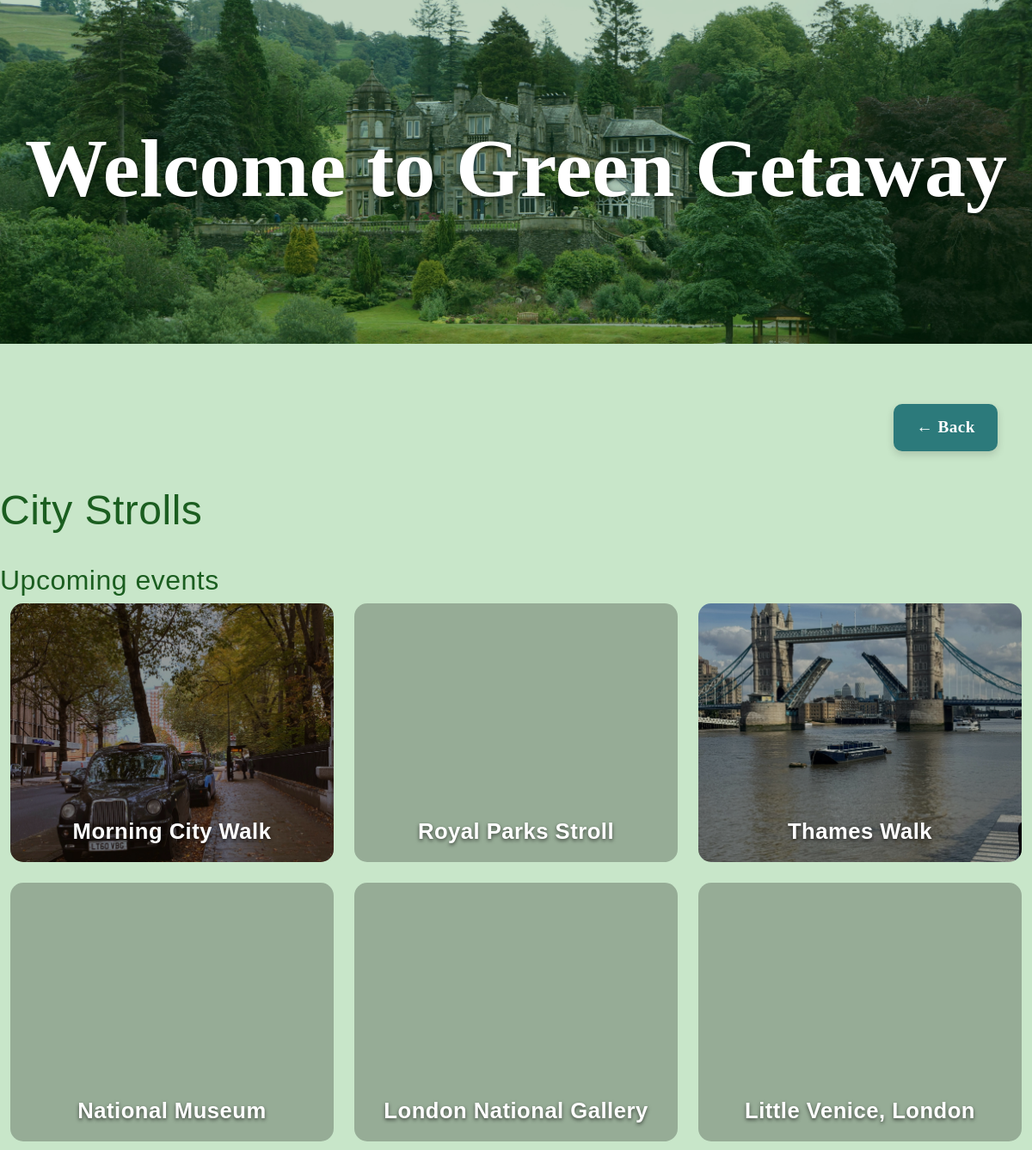
Screenshot of /category/city-strolls/ with the database file from the repository.
### getaway/models.py (models this page shows, shortened)
class Category(models.Model):
    name = models.CharField(max_length=50, unique=True)
    slug = models.SlugField(max_length=50, unique=True, blank=True)
    class Meta:
        verbose_name = "Category"
        verbose_name_plural = "Categories"

class Trip(models.Model):
    LEVEL_CHOICES = [
        ('Beginner', 'Beginner'),
        ('Intermediate', 'Intermediate'),
        ('Advanced', 'Advanced'),
    ]
    category = models.ForeignKey(Category, on_delete=models.CASCADE, related_name='trips')
    title = models.CharField(max_length=100)
    slug = models.SlugField(max_length=120, unique=True, blank=True)
    place_name = models.CharField(max_length=100)
    distance = models.DecimalField(max_digits=6, decimal_places=2, help_text="Distance in km")
    duration = models.CharField(max_length=50, help_text="Duration of trip")
    level = models.CharField(max_length=20, choices=LEVEL_CHOICES)
    main_image = models.ImageField(upload_to='trip_images/')
    description = models.TextField(blank=True)
    price = models.DecimalField(max_digits=8, decimal_places=2, blank=True, null=True)
    class Meta:
        verbose_name = "Trip"
        verbose_name_plural = "Trips"
    def price_display(self):
        if self.price is not None:
            return f"£{self.price:.2f}"
        return "Free"
    price_display.short_description = "Price"
    def distance_display(self):
        return f"{self.distance} km"
    distance_display.short_description = "Distance"

### getaway/views.py (the view)
# urls.py: path('category/<slug:slug>/', views.category_trips, name='category_trips'),
def category_trips(request, slug):
    category = get_object_or_404(Category, slug=slug)
    trips = category.trips.all()  # using related_name='trips'
    return render(request, 'getaway/category_trips.html', {
        'category': category,
        'trips': trips
    })

### getaway/templates/getaway/category_trips.html
{% extends 'getaway/base.html' %}
{% load static %}
{% block content %}
<link rel="stylesheet" href="{% static 'getaway/css/style.css' %}">
<section class="category-section">
  <div class="back-btn-container">
  <a href="javascript:history.back()" class="back-btn">← Back</a>
</div>
  <h2 class="category-heading">{{ category.name }} </h2>
    <br>
    <h3>Upcoming events</h3>
  <div class="container-fluid">
  <div class="row g-4 justify-content-center">
      {% for trip in trips %}
      <div class="col-lg-4 col-md-6 col-sm-12">
        <a href="{% url 'getaway:trip_detail' trip.slug %}" class="trip-link">
          <div class="category-card" style="background-image: url('{{ trip.main_image.url }}');">
            <div class="overlay"></div>
            <h3 class="card-title">{{ trip.title }}</h3>
          </div>
        </a>
      </div>
      {% empty %}
      <p>No trips available in this category yet.</p>
      {% endfor %}
    </div>
  </div>
</section>
{% endblock %}

### getaway/static/getaway/css/style.css (style rules this page uses)
* { margin: 0; padding: 0; box-sizing: border-box; font-family: "Segoe UI", Roboto, sans-serif; }
body { background: #f9fafb; color: #333; line-height: 1.6; min-height: 100vh; }
h2, h3 { color: #1b5e20; text-decoration: none; font-family: 'Montserrat', sans-serif; letter-spacing: 0.5px; opacity: 0; transform: translateY(15px); animation: fadeInUp 1.2s ease-out forwards; transition: color 0.4s ease, text-shadow 0.4s ease, transform 0.4s ease; }
h2 { font-size: 3rem; }
h3 { font-size: 2rem; }
.category-section { background-color: #c8e6c9; width: 100%; padding: 10px 0; }
.category-card { position: relative; border-radius: 15px; overflow: hidden; height: 0; padding-top: 80%; background-size: cover; background-position: center; background-repeat: no-repeat; transition: transform 0.3s ease, box-shadow 0.3s ease; display: flex; align-items: center; justify-content: center; cursor: pointer; }
.overlay { position: absolute; inset: 0; background-color: rgba(0,0,0,0.25); transition: background-color 0.3s ease; }
.card-title { position: absolute; bottom: 20px; width: 100%; text-align: center; color: #fff; font-weight: bold; font-size: 1.6rem; text-shadow: 0 2px 4px rgba(0,0,0,0.6); }
.trip-link { text-decoration: none; color: inherit; }
.back-btn-container { text-align: right; margin: 30px 40px 20px 0; }
.back-btn { display: inline-block; background-color: #2c7a7b; color: #fff !important; margin: 30px 0 20px 40px; padding: 12px 26px; border-radius: 10px; text-decoration: none !important; font-family: 'Playfair Display', serif; font-size: 1.2rem; font-weight: 600; letter-spacing: 0.5px; box-shadow: 0 4px 10px rgba(0, 0, 0, 0.15); transition: all 0.3s ease; }

### rows the page displays
Category: name "City Strolls"
Trip: main_image (picture), title "Morning City Walk"
Trip: title "Royal Parks Stroll"
Trip: main_image (picture), title "Thames Walk"
Trip: title "National Museum"
Trip: title "London National Gallery"
Trip: title "Little Venice, London"
